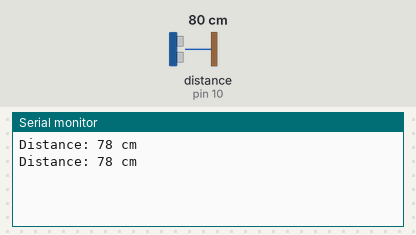
Bench run of a sketch on a simulated Arduino Uno, built with avr-gcc and run on an emulated ATmega328P. Parts: the last lines printed to the serial monitor. Wiring (inferred from the names in the program): ultrasonic range finder: trigger pin 9; echo pin 10. The test bench sets the inputs (shaded band); at power-on: distance to the obstacle (sensor on pin 10) 80 cm. The echo pulse lasts 58.3 µs per cm.

Above: at 1.8 s.
1.9 s: distance to the obstacle (sensor on pin 10) set to 2 cm
At 2.4 s:
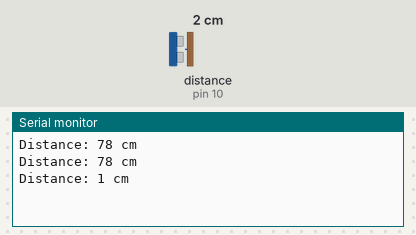
3.4 s: distance to the obstacle (sensor on pin 10) set to 4 cm
At 4.8 s:
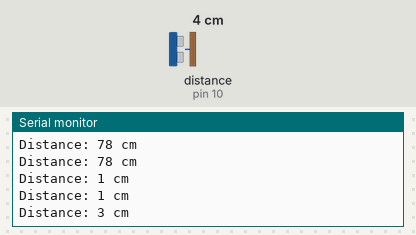
Timing chart, 0 to 6.4 s (numbered marks = the images above; inputs shaded):
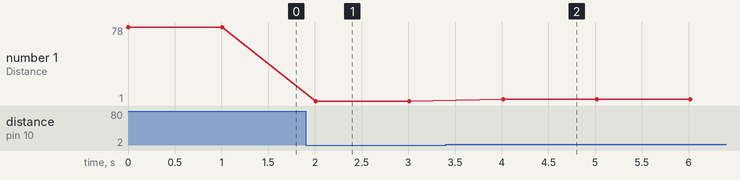

Measured:
- after the input at 1.9 s, the serial monitor: prints a new line after 0.11 s (image 1)
- after the input at 3.4 s, the serial monitor: prints a new line after 0.61 s (image 2)
- plotted number 1: 78 → 1 after the input at 1.9 s, 1 → 3 after the input at 3.4 s

The sketch:

sensor_code.ino
```cpp
#define trigPin 9
#define echoPin 10

void setup() {
  pinMode(trigPin, OUTPUT);
  pinMode(echoPin, INPUT);
  Serial.begin(9600);
}

void loop() {
  digitalWrite(trigPin, LOW);
  delayMicroseconds(2);
  digitalWrite(trigPin, HIGH);
  delayMicroseconds(10);
  digitalWrite(trigPin, LOW);

  long duration = pulseIn(echoPin, HIGH);
  int distance = duration * 0.034 / 2;

  Serial.print("Distance: ");
  Serial.print(distance);
  Serial.println(" cm");
  delay(1000);
}
```
